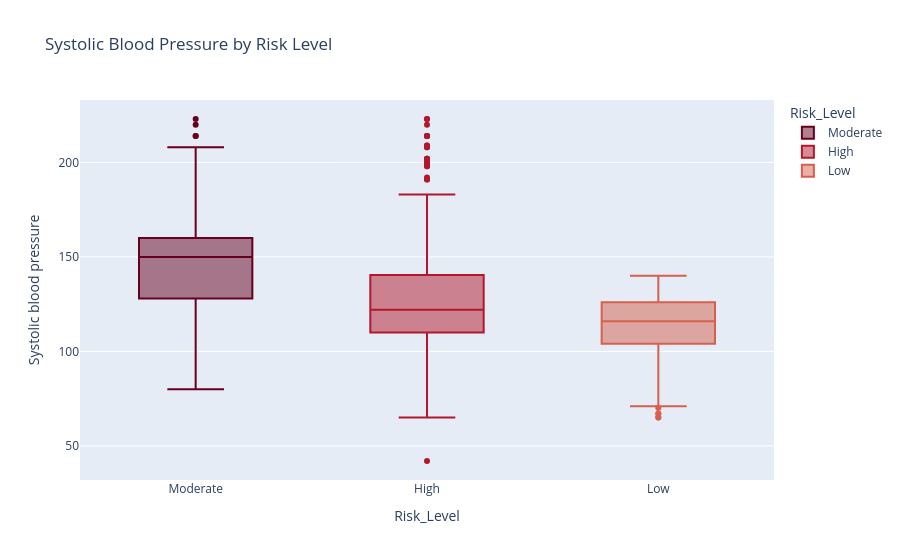

Notebook code cell kept with this figure:
### Code cell
# Blood Pressure Distribution
bp_dist = px.box(df, x='Risk_Level', y='Systolic blood pressure',
                title='Systolic Blood Pressure by Risk Level',
                color='Risk_Level',
                color_discrete_sequence=px.colors.sequential.RdBu)
bp_dist.show()

### Figure 1 — Plotly figure (JSON) as saved in the notebook; plotly's stock layout.template omitted (floating-point values rounded to 4 significant figures; data arrays with more than 128 entries replaced by an {"elided": "..."} marker saying what was removed)
{"data": [{"alignmentgroup": "True", "hovertemplate": "Risk_Level=%{x}<br>Systolic blood pressure=%{y}<extra></extra>", "legendgroup": "Moderate", "marker": {"color": "rgb(103,0,31)"}, "name": "Moderate", "notched": false, "offsetgroup": "Moderate", "orientation": "v", "showlegend": true, "type": "box", "x": {"elided": "232 str values"}, "x0": " ", "xaxis": "x", "y": {"elided": "232 int values"}, "y0": " ", "yaxis": "y"}, {"alignmentgroup": "True", "hovertemplate": "Risk_Level=%{x}<br>Systolic blood pressure=%{y}<extra></extra>", "legendgroup": "High", "marker": {"color": "rgb(178,24,43)"}, "name": "High", "notched": false, "offsetgroup": "High", "orientation": "v", "showlegend": true, "type": "box", "x": {"elided": "812 str values"}, "x0": " ", "xaxis": "x", "y": {"elided": "812 int values"}, "y0": " ", "yaxis": "y"}, {"alignmentgroup": "True", "hovertemplate": "Risk_Level=%{x}<br>Systolic blood pressure=%{y}<extra></extra>", "legendgroup": "Low", "marker": {"color": "rgb(214,96,77)"}, "name": "Low", "notched": false, "offsetgroup": "Low", "orientation": "v", "showlegend": true, "type": "box", "x": {"elided": "275 str values"}, "x0": " ", "xaxis": "x", "y": {"elided": "275 int values"}, "y0": " ", "yaxis": "y"}], "layout": {"boxmode": "overlay", "legend": {"title": {"text": "Risk_Level"}, "tracegroupgap": 0}, "title": {"text": "Systolic Blood Pressure by Risk Level"}, "xaxis": {"anchor": "y", "categoryarray": ["Moderate", "High", "Low"], "categoryorder": "array", "domain": [0, 1], "title": {"text": "Risk_Level"}}, "yaxis": {"anchor": "x", "domain": [0, 1], "title": {"text": "Systolic blood pressure"}}}}
